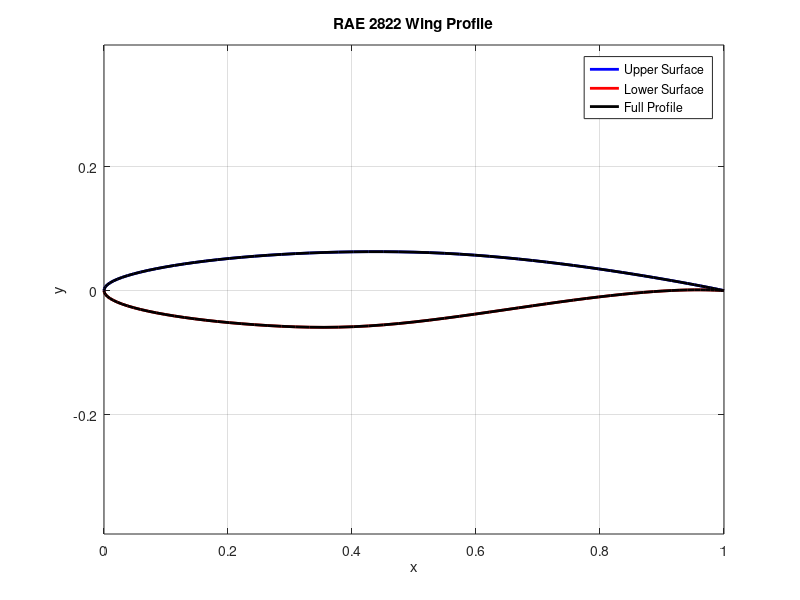

This figure's MATLAB source:
%rae2822
% 上翼面数据
x_upper = [0.000000, 0.000602, 0.002408, 0.005412, 0.009607, 0.014984, 0.021530, 0.029228, 0.038060, 0.048005, 0.059039, 0.071136, 0.084265, 0.098396, 0.113495, 0.129524, 0.146447, 0.164221, 0.182803, 0.202150, 0.222215, 0.242949, 0.264302, 0.286222, 0.308658, 0.331555, 0.354858, 0.378510, 0.402455, 0.426635, 0.450991, 0.475466, 0.500000, 0.524534, 0.549009, 0.573365, 0.597545, 0.621490, 0.645142, 0.668445, 0.691342, 0.713778, 0.735698, 0.757051, 0.777785, 0.797850, 0.817197, 0.835779, 0.853553, 0.870476, 0.886505, 0.901604, 0.915735, 0.928864, 0.940961, 0.951995, 0.961940, 0.970772, 0.978470, 0.985016, 0.990393, 0.994588, 0.997592, 0.999398, 1.000000];
y_upper = [0.000000, 0.003165, 0.006306, 0.009416, 0.012480, 0.015489, 0.018441, 0.021348, 0.024219, 0.027062, 0.029874, 0.032644, 0.035360, 0.038011, 0.040585, 0.043071, 0.045457, 0.047729, 0.049874, 0.051885, 0.053753, 0.055470, 0.057026, 0.058414, 0.059629, 0.060660, 0.061497, 0.062133, 0.062562, 0.062779, 0.062774, 0.062530, 0.062029, 0.061254, 0.060194, 0.058845, 0.057218, 0.055344, 0.053258, 0.050993, 0.048575, 0.046029, 0.043377, 0.040641, 0.037847, 0.035017, 0.032176, 0.029347, 0.026554, 0.023817, 0.021153, 0.018580, 0.016113, 0.013769, 0.011562, 0.009508, 0.007622, 0.005915, 0.004401, 0.003092, 0.002001, 0.001137, 0.000510, 0.000128, 0.000000];

% 下翼面数据
x_lower = [0.000000, 0.000602, 0.002408, 0.005412, 0.009607, 0.014984, 0.021530, 0.029228, 0.038060, 0.048005, 0.059039, 0.071136, 0.084265, 0.098396, 0.113495, 0.129524, 0.146447, 0.164221, 0.182803, 0.202150, 0.222215, 0.242949, 0.264302, 0.286222, 0.308658, 0.331555, 0.354858, 0.378510, 0.402455, 0.426635, 0.450991, 0.475466, 0.500000, 0.524534, 0.549009, 0.573365, 0.597545, 0.621490, 0.645142, 0.668445, 0.691342, 0.713778, 0.735698, 0.757051, 0.777785, 0.797850, 0.817197, 0.835779, 0.853553, 0.870476, 0.886505, 0.901604, 0.915735, 0.928864, 0.940961, 0.951995, 0.961940, 0.970772, 0.978470, 0.985016, 0.990393, 0.994588, 0.997592, 0.999398, 1.000000];
y_lower = [0.000000, -0.003160, -0.006308, -0.009443, -0.012559, -0.015649, -0.018707, -0.021722, -0.024685, -0.027586, -0.030416, -0.033170, -0.035843, -0.038431, -0.040929, -0.043326, -0.045610, -0.047773, -0.049805, -0.051694, -0.053427, -0.054994, -0.056376, -0.057547, -0.058459, -0.059046, -0.059236, -0.058974, -0.058224, -0.056979, -0.055257, -0.053099, -0.050563, -0.047719, -0.044642, -0.041397, -0.038043, -0.034631, -0.031207, -0.027814, -0.024495, -0.021289, -0.018232, -0.015357, -0.012690, -0.010244, -0.008027, -0.006048, -0.004314, -0.002829, -0.001592, -0.000600, 0.000157, 0.000694, 0.001033, 0.001197, 0.001212, 0.001112, 0.000935, 0.000719, 0.000497, 0.000296, 0.000137, 0.000035, 0.000000];

% 绘制翼型
figure;
plot(x_upper, y_upper, 'b', 'LineWidth', 2); % 上翼面
hold on;
plot(x_lower, y_lower, 'r', 'LineWidth', 2); % 下翼面
plot([x_upper, x_lower(end:-1:1)], [y_upper, y_lower(end:-1:1)], 'k', 'LineWidth', 2); % 完整翼型
axis equal;
xlabel('x');
ylabel('y');
title('RAE 2822 Wing Profile');
grid on;
legend('Upper Surface', 'Lower Surface', 'Full Profile');